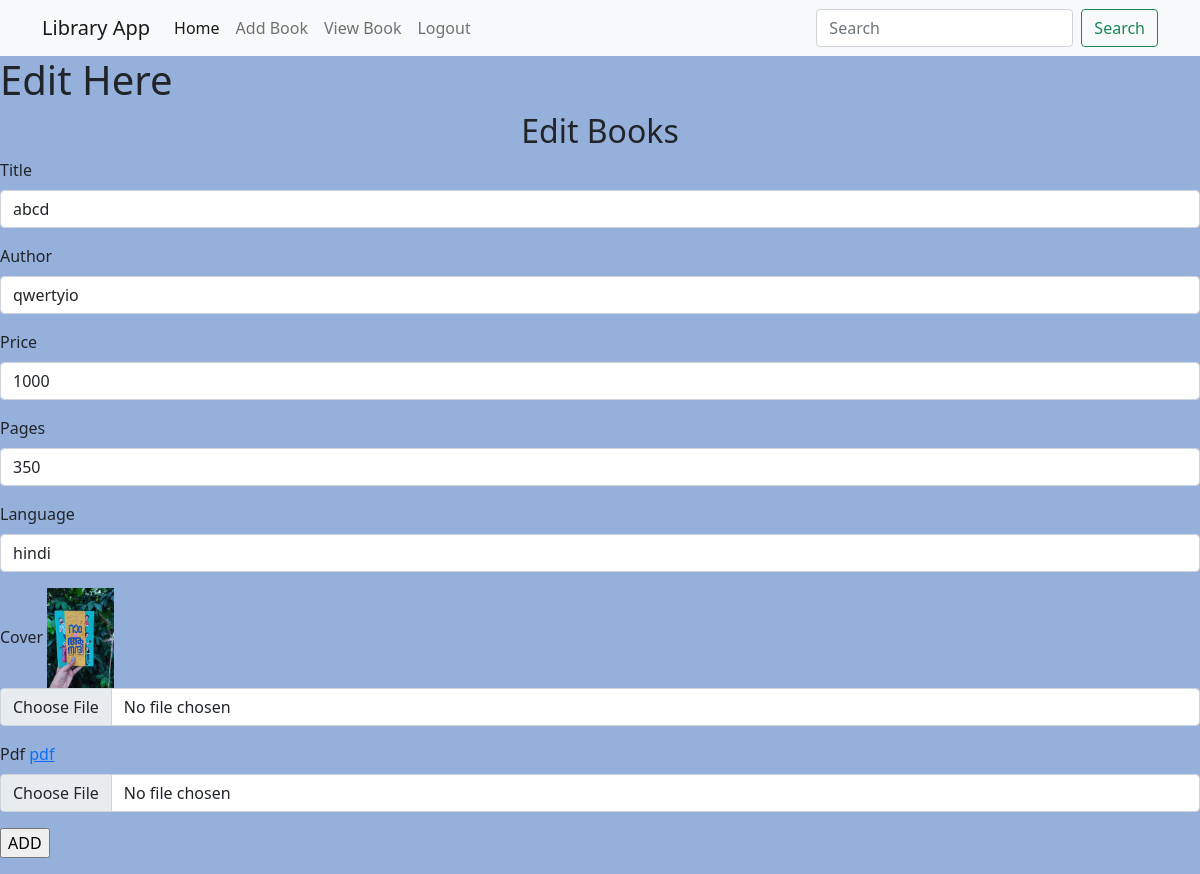
The page /books/edit/5 (signed in) on the database its author committed.
### books/models.py (models this page shows, shortened)
class Book(models.Model):
    title=models.CharField(max_length=20)
    author=models.CharField(max_length=20)
    pages=models.IntegerField()
    price=models.IntegerField()
    language=models.CharField(max_length=20)
    image=models.ImageField(upload_to="images")
    y=models.FileField(upload_to="pdf")

### books/views.py (the view, shortened to what this page needs)
# urls.py: path('edit/<int:p>',views.edit,name='edit'),
@login_required()
def edit(request,p):
    k=Book.objects.get(id=p)
    return render(request,'edit.html',{'book':k})

### templates/edit.html (shortened to what this page needs)
{% extends 'base.html' %}
{% load static %}
{% block content %}
<h1>Edit Here</h1>
<h2 class="text-center">Edit Books</h2>
<form method="POST" enctype="multipart/form-data">
<div class="mb-3">
  <label  class="form-label">Title</label>
  <input type="text" class="form-control" name="t" value="{{book.title}}">
</div>
    <div class="mb-3">
  <label  class="form-label">Author</label>
  <input type="text" class="form-control" name="a" value="{{book.author}}">
</div>
       <div class="mb-3">
  <label  class="form-label">Price</label>
  <input type="text" class="form-control" name="p" value="{{book.price}}">
</div>
      <div class="mb-3">
  <label  class="form-label">Pages</label>
  <input type="text" class="form-control" name="pa" value="{{book.pages}}">
</div>
    <div class="mb-3">
  <label  class="form-label">Language</label>
  <input type="text" class="form-control" name="l" value="{{book.language}}">
</div>
    <div class="mb-3">
  <label  class="form-label">Cover</label>
        <img src="{{book.image.url}}" height="100px">
  <input type="file" class="form-control" name="image" value="{{book.image}}">
</div>
     <div class="mb-3">
  <label  class="form-label">Pdf</label>
         <a href="{{book.y.url}}">pdf</a>
  <input type="file" class="form-control" name="y">
</div>
    <div class="mb-3">
        <input type="submit" value="ADD">
    </div>
</form>
{% endblock %}

### static/css/style.css (style rules this page uses)
body { background-color:#95b0db; }

### rows shown on the page
Book: t "abcd", a "qwertyio", p "1000", pa "350", l "hindi", image (picture)
